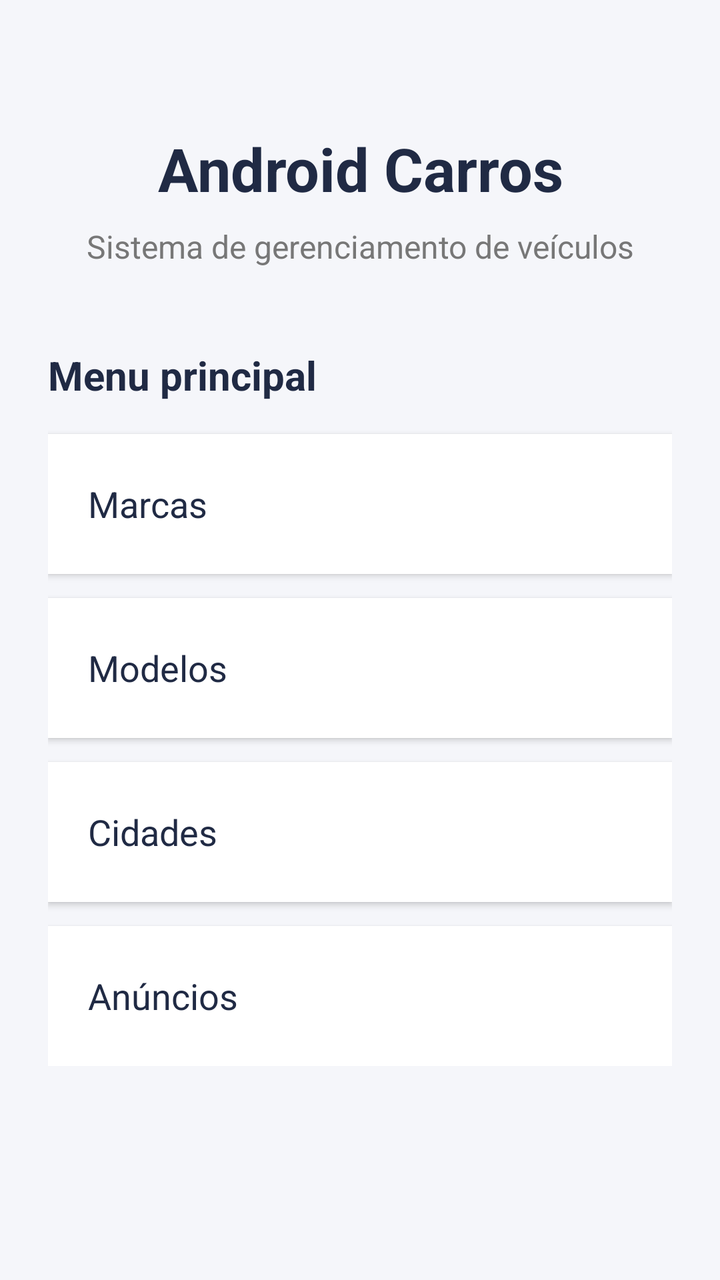
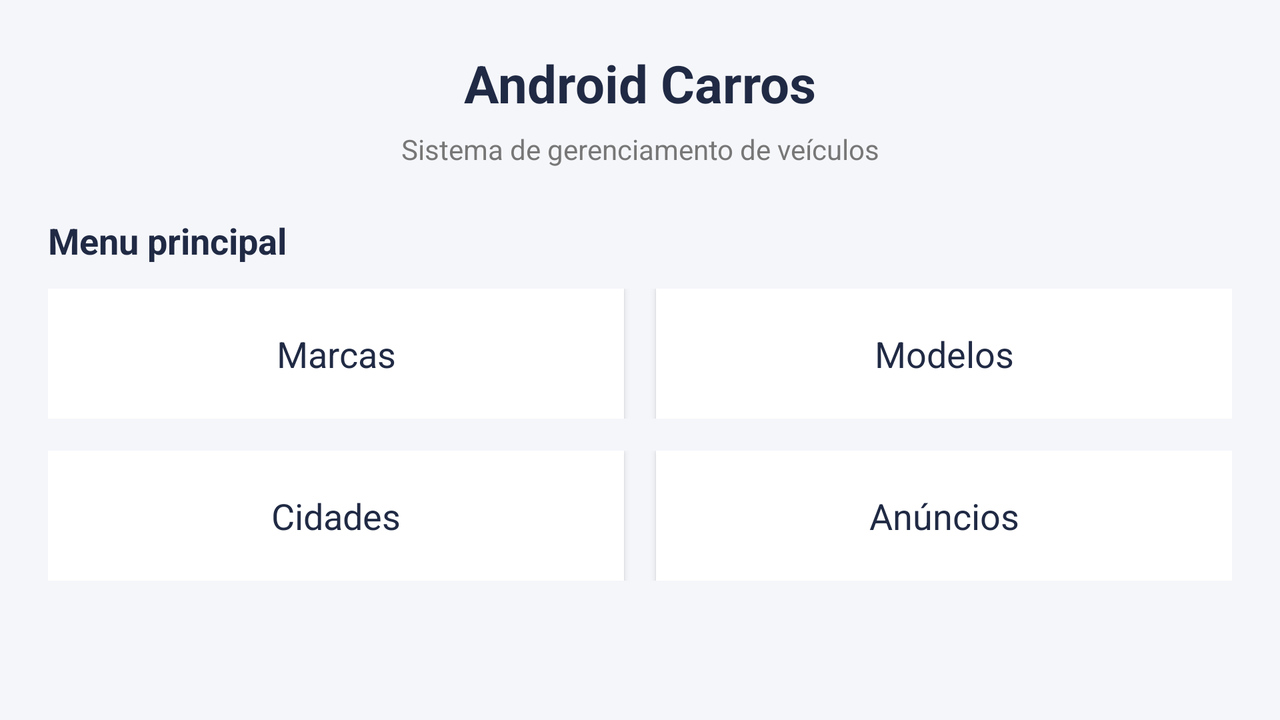

Two renders of one Android screen. The first uses the default layout on a phone; the second uses the alternative layout the repository ships for a different screen configuration, on a matching device. The two XML files are below.
<!-- AndroidManifest.xml: application theme Theme.Androidcarros -->
<!-- res/layout/activity_main.xml -->
<?xml version="1.0" encoding="utf-8"?>
<ScrollView xmlns:android="http://schemas.android.com/apk/res/android"
    android:layout_width="match_parent"
    android:layout_height="match_parent"
    android:background="#F5F6FA">

    <LinearLayout
        android:layout_width="match_parent"
        android:layout_height="wrap_content"
        android:orientation="vertical"
        android:padding="24dp">

        <TextView
            android:layout_width="match_parent"
            android:layout_height="wrap_content"
            android:text="@string/titulo_aplicativo"
            android:textColor="#202A44"
            android:textSize="30sp"
            android:textStyle="bold"
            android:gravity="center"
            android:layout_marginTop="40dp" />

        <TextView
            android:layout_width="match_parent"
            android:layout_height="wrap_content"
            android:text="@string/subtitulo_aplicativo"
            android:textColor="#777777"
            android:textSize="16sp"
            android:gravity="center"
            android:layout_marginTop="8dp"
            android:layout_marginBottom="40dp" />

        <TextView
            android:layout_width="match_parent"
            android:layout_height="wrap_content"
            android:text="@string/titulo_menu"
            android:textColor="#202A44"
            android:textSize="20sp"
            android:textStyle="bold"
            android:layout_marginBottom="16dp" />

        <TextView
            android:id="@+id/menuMarcas"
            android:layout_width="match_parent"
            android:layout_height="70dp"
            android:background="#FFFFFF"
            android:gravity="center_vertical"
            android:padding="20dp"
            android:text="@string/menu_marcas"
            android:textColor="#202A44"
            android:textSize="18sp"
            android:elevation="2dp" />

        <TextView
            android:id="@+id/menuModelos"
            android:layout_width="match_parent"
            android:layout_height="70dp"
            android:layout_marginTop="12dp"
            android:background="#FFFFFF"
            android:gravity="center_vertical"
            android:padding="20dp"
            android:text="@string/menu_modelos"
            android:textColor="#202A44"
            android:textSize="18sp"
            android:elevation="2dp" />

        <TextView
            android:id="@+id/menuCidades"
            android:layout_width="match_parent"
            android:layout_height="70dp"
            android:layout_marginTop="12dp"
            android:background="#FFFFFF"
            android:gravity="center_vertical"
            android:padding="20dp"
            android:text="@string/menu_cidades"
            android:textColor="#202A44"
            android:textSize="18sp"
            android:elevation="2dp" />

        <TextView
            android:id="@+id/menuAnuncios"
            android:layout_width="match_parent"
            android:layout_height="70dp"
            android:layout_marginTop="12dp"
            android:background="#FFFFFF"
            android:gravity="center_vertical"
            android:padding="20dp"
            android:text="@string/menu_anuncios"
            android:textColor="#202A44"
            android:textSize="18sp"
            android:elevation="2dp" />

    </LinearLayout>
</ScrollView>
<!-- resources referenced by this layout -->
<resources>
  <string name="menu_anuncios">Anúncios</string>
  <string name="menu_cidades">Cidades</string>
  <string name="menu_marcas">Marcas</string>
  <string name="menu_modelos">Modelos</string>
  <string name="subtitulo_aplicativo">Sistema de gerenciamento de veículos</string>
  <string name="titulo_aplicativo">Android Carros</string>
  <string name="titulo_menu">Menu principal</string>
  <style name="Theme.Androidcarros" parent="Base.Theme.Androidcarros" />
  <style name="Base.Theme.Androidcarros" parent="Theme.Material3.DayNight.NoActionBar">
          
          
      </style>
</resources>
<!-- res/layout-land/activity_main.xml (the repository's variant of the layout above) -->
<!-- drawn on the phone turned sideways -->
<?xml version="1.0" encoding="utf-8"?>
<ScrollView xmlns:android="http://schemas.android.com/apk/res/android"
    android:layout_width="match_parent"
    android:layout_height="match_parent"
    android:background="#F5F6FA">

    <LinearLayout
        android:layout_width="match_parent"
        android:layout_height="wrap_content"
        android:orientation="vertical"
        android:padding="24dp">

        <TextView
            android:layout_width="match_parent"
            android:layout_height="wrap_content"
            android:text="@string/titulo_aplicativo"
            android:textColor="#202A44"
            android:textSize="26sp"
            android:textStyle="bold"
            android:gravity="center" />

        <TextView
            android:layout_width="match_parent"
            android:layout_height="wrap_content"
            android:text="@string/subtitulo_aplicativo"
            android:textColor="#777777"
            android:textSize="14sp"
            android:gravity="center"
            android:layout_marginTop="6dp"
            android:layout_marginBottom="24dp" />

        <TextView
            android:layout_width="match_parent"
            android:layout_height="wrap_content"
            android:text="@string/titulo_menu"
            android:textColor="#202A44"
            android:textSize="18sp"
            android:textStyle="bold"
            android:layout_marginBottom="12dp" />

        <LinearLayout
            android:layout_width="match_parent"
            android:layout_height="wrap_content"
            android:orientation="horizontal">

            <TextView
                android:id="@+id/menuMarcas"
                android:layout_width="0dp"
                android:layout_height="65dp"
                android:layout_weight="1"
                android:layout_marginEnd="8dp"
                android:background="#FFFFFF"
                android:gravity="center"
                android:padding="16dp"
                android:text="@string/menu_marcas"
                android:textColor="#202A44"
                android:textSize="18sp"
                android:elevation="2dp" />

            <TextView
                android:id="@+id/menuModelos"
                android:layout_width="0dp"
                android:layout_height="65dp"
                android:layout_weight="1"
                android:layout_marginStart="8dp"
                android:background="#FFFFFF"
                android:gravity="center"
                android:padding="16dp"
                android:text="@string/menu_modelos"
                android:textColor="#202A44"
                android:textSize="18sp"
                android:elevation="2dp" />

        </LinearLayout>

        <LinearLayout
            android:layout_width="match_parent"
            android:layout_height="wrap_content"
            android:orientation="horizontal"
            android:layout_marginTop="16dp">

            <TextView
                android:id="@+id/menuCidades"
                android:layout_width="0dp"
                android:layout_height="65dp"
                android:layout_weight="1"
                android:layout_marginEnd="8dp"
                android:background="#FFFFFF"
                android:gravity="center"
                android:padding="16dp"
                android:text="@string/menu_cidades"
                android:textColor="#202A44"
                android:textSize="18sp"
                android:elevation="2dp" />

            <TextView
                android:id="@+id/menuAnuncios"
                android:layout_width="0dp"
                android:layout_height="65dp"
                android:layout_weight="1"
                android:layout_marginStart="8dp"
                android:background="#FFFFFF"
                android:gravity="center"
                android:padding="16dp"
                android:text="@string/menu_anuncios"
                android:textColor="#202A44"
                android:textSize="18sp"
                android:elevation="2dp" />

        </LinearLayout>

    </LinearLayout>
</ScrollView>
